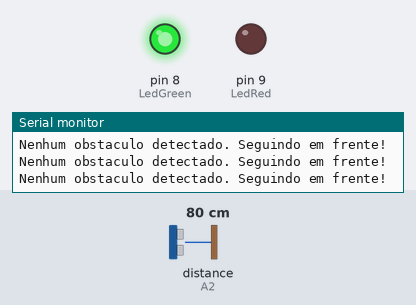
This sketch was run on a simulated Arduino Uno, built with avr-gcc and run on an emulated ATmega328P. Parts: output pins drawn as LEDs (lit = HIGH), the last lines printed to the serial monitor. Wiring (inferred from the names in the program): ultrasonic range finder: trigger A1; echo A2. The test bench sets the inputs (shaded band); at power-on: distance to the obstacle (sensor on A2) 80 cm. The echo pulse lasts 58.3 µs per cm; pins used as bus, display or sensor lines are not drawn.

Above: at 1.3 s.
1.4 s: distance to the obstacle (sensor on A2) set to 22 cm
2.9 s: distance to the obstacle (sensor on A2) set to 17 cm
At 3.56 s:
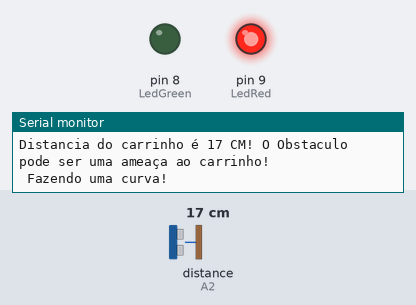
5.9 s: distance to the obstacle (sensor on A2) set to 35 cm
At 6.8 s:
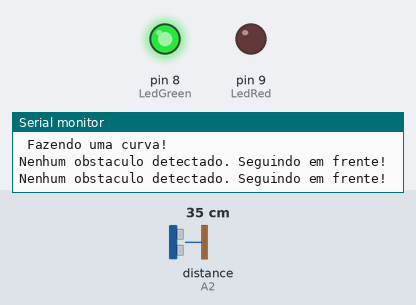
7.4 s: distance to the obstacle (sensor on A2) set to 2 cm
At 8.07 s:
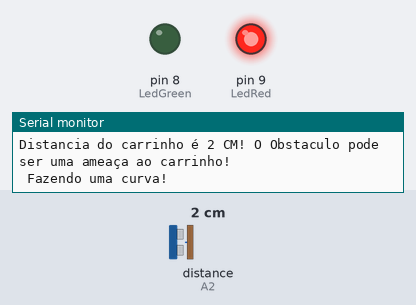
Timing chart, 0 to 11.4 s (numbered marks = the images above; inputs shaded):
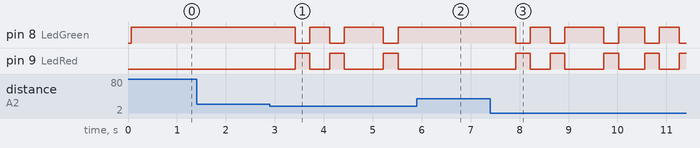

The sketch:

carrinho.ino
```cpp
// pinos do sensor ultrassonico
#define trigPin A1
#define echoPin A2

//L298N pinos de controle
const int LeftMotorForward = 7;
const int LeftMotorBackward = 6;
const int RightMotorForward = 5;
const int RightMotorBackward = 4;
//LEDS
const int LedRed = 9;
const int LedGreen = 8;

bool goesForward = false;

void setup() {
  Serial.begin(9600); // begin serial communitication
  Serial.println("Test!"); // print test no monitor serial
  pinMode(LedRed, OUTPUT);
  pinMode(LedGreen, OUTPUT);
  pinMode(trigPin, OUTPUT);// set the trig pin to output (Send sound waves)
  pinMode(echoPin, INPUT);// set the echo pin to input (recieve sound waves)
}

void loop() {
  int distanceRight = 0;
  int distanceLeft = 0;
  long duration;
  long distance;
  delay(50);
  // start the scan
  digitalWrite(trigPin, LOW);
  delayMicroseconds(2); // delays are required for a succesful sensor operation.
  digitalWrite(trigPin, HIGH);
  delayMicroseconds(10); //this delay is required as well!
  digitalWrite(trigPin, LOW);

  duration = pulseIn(echoPin, HIGH);
  distance = (duration/2) / 29.1;// converter a distancia para cm

  // se a distancia do obstaculo for menor que 20 cm fazer uma curva para evitar uma colisao
  if (distance < 20) {
   Serial.println ("Obstaculo detectado!" );

    Serial.println ("Detalhes do Obstaculo:");
    Serial.print ("Distancia do carrinho é " );
    Serial.print ( distance);
    Serial.print ( " CM!");// printa a distancia em cm.

    Serial.println (" O Obstaculo pode ser uma ameaça ao carrinho!");
    Serial.println (" Fazendo uma curva!");
    moveStop();
    delay(300);
    moveBackward();
    delay(400);
    moveStop();
    delay(300);
    turnLeft();
    delay(300);
    moveStop();
    delay(300);
    moveForward();
    delay(400);
  }
  else {
    Serial.println ("Nenhum obstaculo detectado. Seguindo em frente!");
    delay (15);
    moveForward();
    delay(400);
  }
}

// para carrinho
void moveStop(){

  digitalWrite(LedGreen, LOW);
  digitalWrite(LedRed, HIGH);
  digitalWrite(RightMotorForward, LOW);
  digitalWrite(LeftMotorForward, LOW);
  digitalWrite(RightMotorBackward, LOW);
  digitalWrite(LeftMotorBackward, LOW);
}

// seguir em frente
void moveForward(){

  if(!goesForward){

    goesForward=true;
    digitalWrite(LedGreen, HIGH);
    digitalWrite(LedRed, LOW);
    digitalWrite(LeftMotorForward, HIGH);
    digitalWrite(RightMotorForward, HIGH);

    digitalWrite(LeftMotorBackward, LOW);
    digitalWrite(RightMotorBackward, LOW);
  }
}

// ré
void moveBackward(){

  goesForward=false;

  digitalWrite(LedGreen, HIGH);
  digitalWrite(LedRed, LOW);
  digitalWrite(LeftMotorBackward, HIGH);
  digitalWrite(RightMotorBackward, HIGH);

  digitalWrite(LeftMotorForward, LOW);
  digitalWrite(RightMotorForward, LOW);

}

//virar para esquerda
void turnLeft(){

  digitalWrite(LedGreen, HIGH);
  digitalWrite(LedRed, LOW);
  digitalWrite(LeftMotorBackward, HIGH);
  digitalWrite(RightMotorForward, HIGH);

  digitalWrite(LeftMotorForward, LOW);
  digitalWrite(RightMotorBackward, LOW);

  delay(500);

  digitalWrite(LeftMotorForward, HIGH);
  digitalWrite(RightMotorForward, HIGH);

  digitalWrite(LeftMotorBackward, LOW);
  digitalWrite(RightMotorBackward, LOW);
}
```

Measured:
- the behaviour switches between 20 and 19 cm on distance to the obstacle (sensor on A2) (found by bisection; images 0 and 1)
- after the input at 2.9 s, pin 8 (LedGreen): goes LOW 0.30 s, HIGH 0.40 s, LOW 0.30 s, HIGH 0.80 s, LOW 0.30 s, then HIGH, starting after 0.52 s; pin 9 (LedRed): goes HIGH 0.30 s, LOW 0.40 s, HIGH 0.30 s, LOW 0.80 s, HIGH 0.30 s, then LOW, starting after 0.52 s
- after the input at 5.9 s, pin 8 (LedGreen): stops changing and stays HIGH; pin 9 (LedRed): stops changing and stays LOW
- after the input at 7.4 s, pin 8 (LedGreen): HIGH → LOW after 0.52 s, → HIGH 0.30 s later, → LOW 0.40 s later, → HIGH 0.30 s later, … (9 changes in this stretch); pin 9 (LedRed): LOW → HIGH after 0.52 s, → LOW 0.30 s later, → HIGH 0.40 s later, → LOW 0.30 s later, … (9 changes in this stretch)
